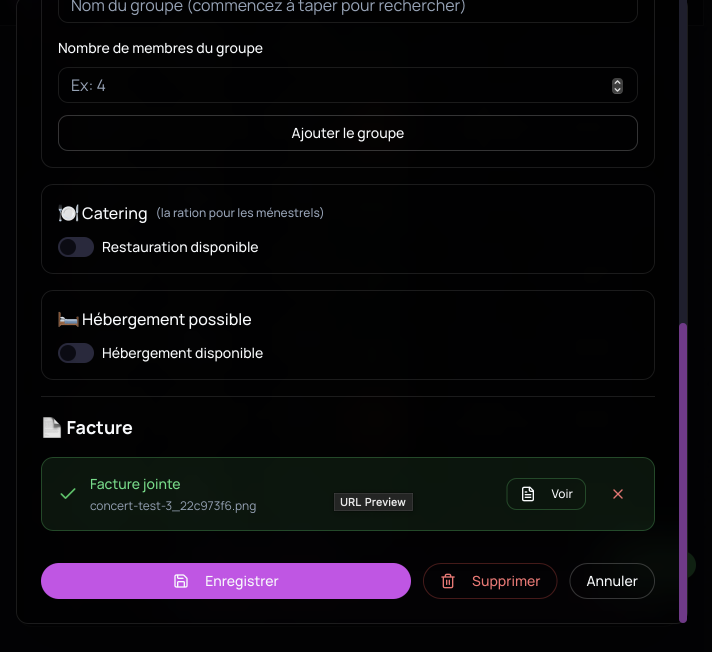
#> input picture backend/uploads/invoices/concert-test-0_9ad105ca.png, 1424 x 1304 px (shown at 1/2 size); its folder holds only this picture in this run
$ python -i image_optimizer.py   (imports and definitions only)
#> lines starting #> are read from the running program, lines starting #| are printed output that depends on the picture
"""
Image Optimization Utility
Compresse et convertit les images en WebP automatiquement
"""
from PIL import Image
import io
import os
from pathlib import Path
from typing import Tuple, Optional

# Configuration
MAX_IMAGE_SIZE = (1920, 1920)  # Taille maximale
WEBP_QUALITY = 85  # Qualité WebP (80-90 recommandé)
JPEG_QUALITY = 85  # Qualité JPEG pour fallback
THUMBNAIL_SIZE = (400, 400)  # Taille des thumbnails


def optimize_image(
    image_path: str,
    output_path: Optional[str] = None,
    max_size: Tuple[int, int] = MAX_IMAGE_SIZE,
    quality: int = WEBP_QUALITY,
    convert_to_webp: bool = True
) -> dict:
    """
    Optimise une image : redimensionne, compresse, et convertit en WebP

    Args:
        image_path: Chemin de l'image source
        output_path: Chemin de sortie (None = écrase l'original)
        max_size: Taille maximale (width, height)
        quality: Qualité de compression (1-100)
        convert_to_webp: Convertir en WebP

    Returns:
        dict avec les infos de l'optimisation
    """
#> called with max_size = (1920, 1920), quality = 85, convert_to_webp = True
    try:
        # Ouvrir l'image
        with Image.open(image_path) as img:
            # Conserver les infos originales
#> img is the input picture: PIL image 1424x1304 RGBA; mean R, G, B, A 12.7, 10.6, 14.7, 255
            original_size = img.size
#> original_size = (1424, 1304)
            original_format = img.format
#> original_format = 'PNG'
            original_file_size = os.path.getsize(image_path)

            # Convertir en RGB si nécessaire (pour WebP)
            if img.mode in ('RGBA', 'LA', 'P'):
                # Créer un fond blanc pour les images transparentes
                background = Image.new('RGB', img.size, (255, 255, 255))
#> background: PIL image 1424x1304 RGB; every value is 255
                if img.mode == 'P':
                    img = img.convert('RGBA')
                background.paste(img, mask=img.split()[-1] if img.mode == 'RGBA' else None)
                img = background
            elif img.mode != 'RGB':
                img = img.convert('RGB')

            # Redimensionner si nécessaire (en gardant le ratio)
            if img.size[0] > max_size[0] or img.size[1] > max_size[1]:
                img.thumbnail(max_size, Image.Resampling.LANCZOS)

            # Déterminer le chemin de sortie
            if output_path is None:
                output_path = image_path

            # Convertir en WebP ou optimiser en JPEG
            if convert_to_webp:
                # Changer l'extension en .webp
                output_path = str(Path(output_path).with_suffix('.webp'))
                img.save(output_path, 'WEBP', quality=quality, method=6)
            else:
                # Optimiser en JPEG
                img.save(output_path, 'JPEG', quality=quality, optimize=True)

            # Récupérer la taille finale
            final_file_size = os.path.getsize(output_path)
            compression_ratio = (1 - final_file_size / original_file_size) * 100

            return {
                'success': True,
                'original_size': original_size,
                'final_size': img.size,
                'original_file_size': original_file_size,
                'final_file_size': final_file_size,
                'compression_ratio': round(compression_ratio, 2),
                'format': 'WebP' if convert_to_webp else 'JPEG',
                'output_path': output_path
            }

    except Exception as e:
        return {
            'success': False,
            'error': str(e)
        }


def create_thumbnail(
    image_path: str,
    thumbnail_path: str,
    size: Tuple[int, int] = THUMBNAIL_SIZE,
    quality: int = 80
) -> dict:
    """
    Crée une vignette optimisée d'une image

    Args:
        image_path: Chemin de l'image source
        thumbnail_path: Chemin de la vignette
        size: Taille de la vignette
        quality: Qualité

    Returns:
        dict avec les infos
    """
#> called with size = (400, 400), quality = 80
    try:
        with Image.open(image_path) as img:
            # Convertir en RGB
            if img.mode != 'RGB':
                img = img.convert('RGB')

            # Créer la vignette (crop au centre)
            img.thumbnail(size, Image.Resampling.LANCZOS)
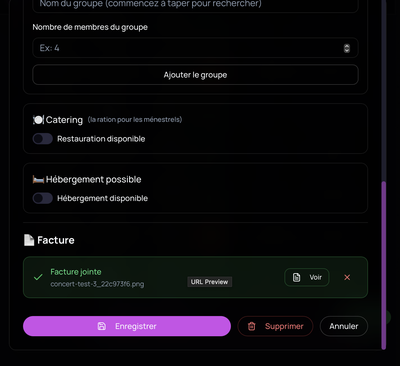
#> img: PIL image 400x366 RGB; mean R, G, B 12.9, 10.8, 14.9

            # Sauvegarder en WebP
            thumbnail_path = str(Path(thumbnail_path).with_suffix('.webp'))
            img.save(thumbnail_path, 'WEBP', quality=quality, method=6)

            return {
                'success': True,
                'thumbnail_path': thumbnail_path,
                'size': img.size,
                'file_size': os.path.getsize(thumbnail_path)
            }

    except Exception as e:
        return {
            'success': False,
            'error': str(e)
        }


def optimize_uploaded_image(file_path: str) -> dict:
    """
    Optimise automatiquement une image uploadée
    Crée 3 versions : originale optimisée, thumbnail, et WebP

    Args:
        file_path: Chemin de l'image uploadée

    Returns:
        dict avec les chemins des différentes versions
    """
    base_path = Path(file_path)
    base_name = base_path.stem
    directory = base_path.parent

    # Chemins de sortie
    webp_path = directory / f"{base_name}.webp"
    thumbnail_path = directory / f"{base_name}_thumb.webp"

    # 1. Optimiser et convertir en WebP
    webp_result = optimize_image(
        str(file_path),
        str(webp_path),
        convert_to_webp=True
    )

    # 2. Créer une thumbnail
    thumb_result = create_thumbnail(
        str(file_path),
        str(thumbnail_path)
    )

    # 3. Optimiser l'original aussi (pour fallback)
    original_result = optimize_image(
        str(file_path),
        str(file_path),
        convert_to_webp=False,
        quality=JPEG_QUALITY
    )

    return {
        'original': {
            'path': str(file_path),
            'optimized': original_result.get('success', False),
            'size': original_result.get('final_file_size', 0)
        },
        'webp': {
            'path': str(webp_path) if webp_result.get('success') else None,
            'success': webp_result.get('success', False),
            'size': webp_result.get('final_file_size', 0),
            'compression': webp_result.get('compression_ratio', 0)
        },
        'thumbnail': {
            'path': str(thumbnail_path) if thumb_result.get('success') else None,
            'success': thumb_result.get('success', False),
            'size': thumb_result.get('file_size', 0)
        }
    }


def batch_optimize_directory(directory: str, recursive: bool = False) -> list:
    """
    Optimise toutes les images d'un dossier

    Args:
        directory: Chemin du dossier
        recursive: Rechercher dans les sous-dossiers

    Returns:
        Liste des résultats d'optimisation
    """
    results = []
    image_extensions = {'.jpg', '.jpeg', '.png', '.bmp', '.tiff'}

    path = Path(directory)
    pattern = '**/*' if recursive else '*'

    for file_path in path.glob(pattern):
        if file_path.suffix.lower() in image_extensions:
            result = optimize_uploaded_image(str(file_path))
            results.append({
                'file': str(file_path),
                'result': result
            })

    return results

>>> result = optimize_uploaded_image('../uploads/invoices/concert-test-0_9ad105ca.png')

$ run again, on backend/uploads/invoices/concert-test-3_22c973f6.png
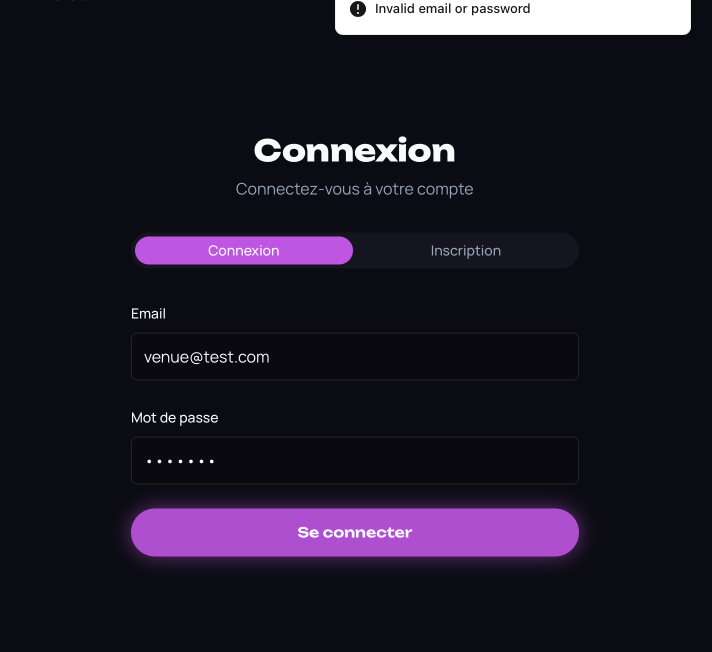
#> input picture backend/uploads/invoices/concert-test-3_22c973f6.png, 1424 x 1304 px (shown at 1/2 size)
#> in optimize_image, img is the input picture: PIL image 1424x1304 RGBA; mean R, G, B, A 29.8, 23.9, 39, 255
#> in create_thumbnail, `img.thumbnail(size, Image.Resampling.LANCZOS)`:
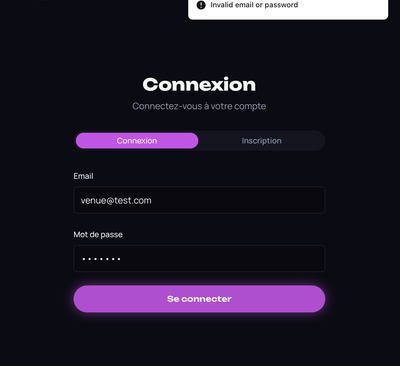
#> img: PIL image 400x366 RGB; mean R, G, B 29.7, 23.8, 38.9
